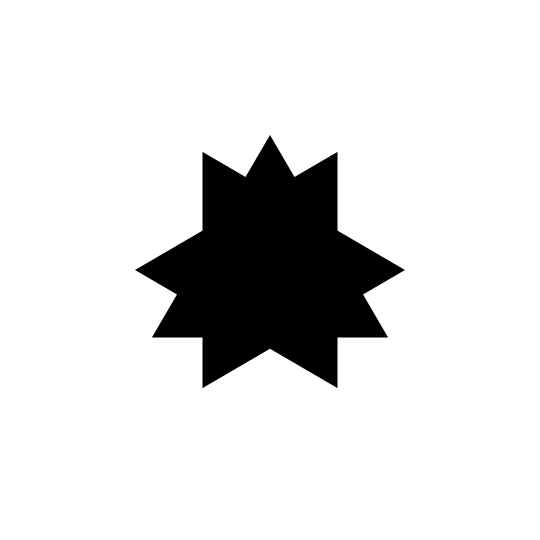
#> input picture src/app/twitter-image.png, 1080 x 1080 px (shown at 1/2 size)
$ python make-icons.py ../src/app/twitter-image.png
#> lines starting #> are read from the running program, lines starting #| are printed output that depends on the picture; after the words box and inside, x2 and y2 are one past the last pixel; in counts of white or black regions, pixels touching at a corner belong together
"""Builds the favicon, icon and apple-icon from the KSA emblem.

Usage:
    python3 -I scripts/make-icons.py ~/Personal/People/Omar/Brand-Media/Logos/WHITE_KSA_LOGO.PNG

The source is a black emblem on a white square with wide margins. The emblem is
cropped to its bounds plus a small margin, so it stays readable at 16 px.
Decision 2026-10-19: Omar changed the favicon from his name logo to this emblem.
"""

import sys
from pathlib import Path

from PIL import Image, ImageOps

APP = Path(__file__).resolve().parent.parent / "src/app"
MARGIN = 0.06  # of the emblem's longer side, on each side


def square_emblem(src: Path) -> Image.Image:
    im = Image.open(src).convert("RGB")
    ink = ImageOps.invert(im.convert("L")).point(lambda v: 255 if v > 40 else 0)
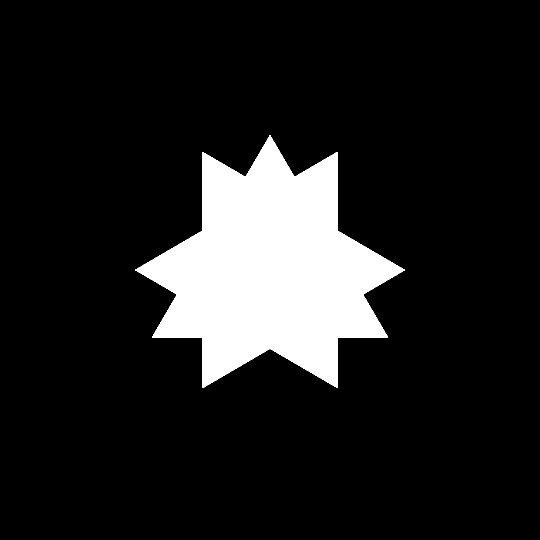
#> ink: PIL image 1080x1080 L (shown at 1/2 size); 12.4% white; 1 white region, box (x1, y1, x2, y2) and area: (270, 270, 810, 776) 145024
    left, top, right, bottom = ink.getbbox()
#> left = 270; top = 270; right = 810; bottom = 776
    side = max(right - left, bottom - top)
#> side = 540
    side += round(2 * MARGIN * side)
#> side = 605
    cx, cy = (left + right) // 2, (top + bottom) // 2
#> cx = 540; cy = 523
    canvas = Image.new("RGB", (side, side), "white")
#> canvas: PIL image 605x605 RGB; every value is 255
    canvas.paste(im.crop((cx - side // 2, cy - side // 2, cx + side // 2, cy + side // 2)), (0, 0))
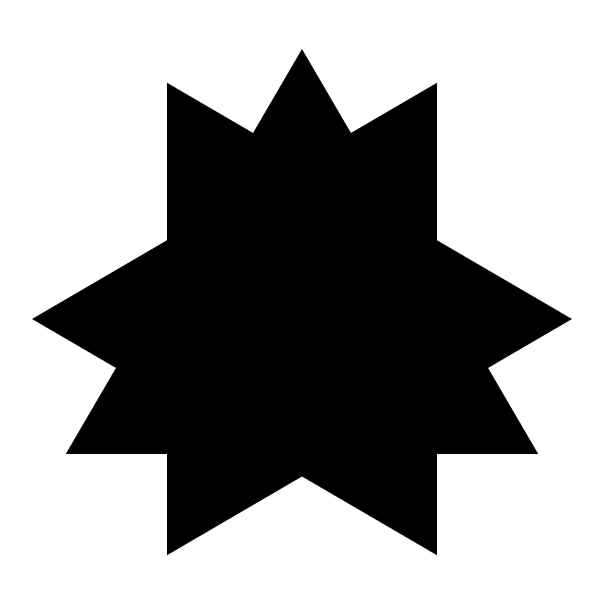
#> canvas: PIL image 605x605 RGB; min 0, max 255, mean 154.2
    return canvas


def main() -> None:
    src = Path(sys.argv[1]).expanduser()
    emblem = square_emblem(src)
    out = {
        "favicon.ico": None,
        "icon.png": 512,
        "apple-icon.png": 180,
    }
    # RGBA: Turbopack cannot decode RGB PNGs inside an .ico.
    emblem.convert("RGBA").save(APP / "favicon.ico", sizes=[(16, 16), (32, 32), (48, 48)])
    for name, size in out.items():
        if size:
            emblem.resize((size, size), Image.LANCZOS).save(APP / name, optimize=True)
#> this loop made 3 passes
#> pass 2, in main, `emblem.resize((size, size), Image.LANCZOS).save(APP / name, optimize=T..`:
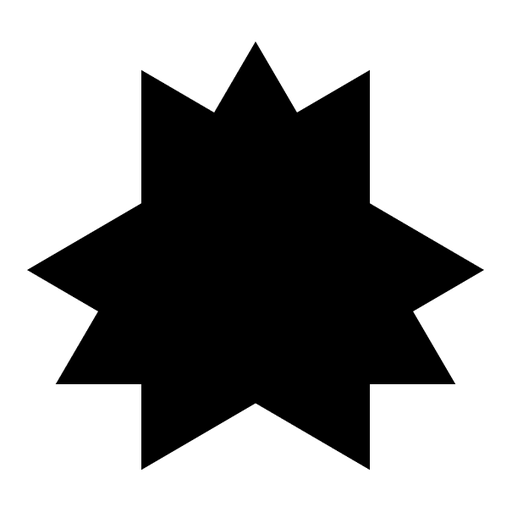
#> saved as icon.png: PIL image 512x512 RGB; min 0, max 255, mean 154.2
    for name in out:
        print(f"wrote {APP / name}")


if __name__ == "__main__":
    main()
